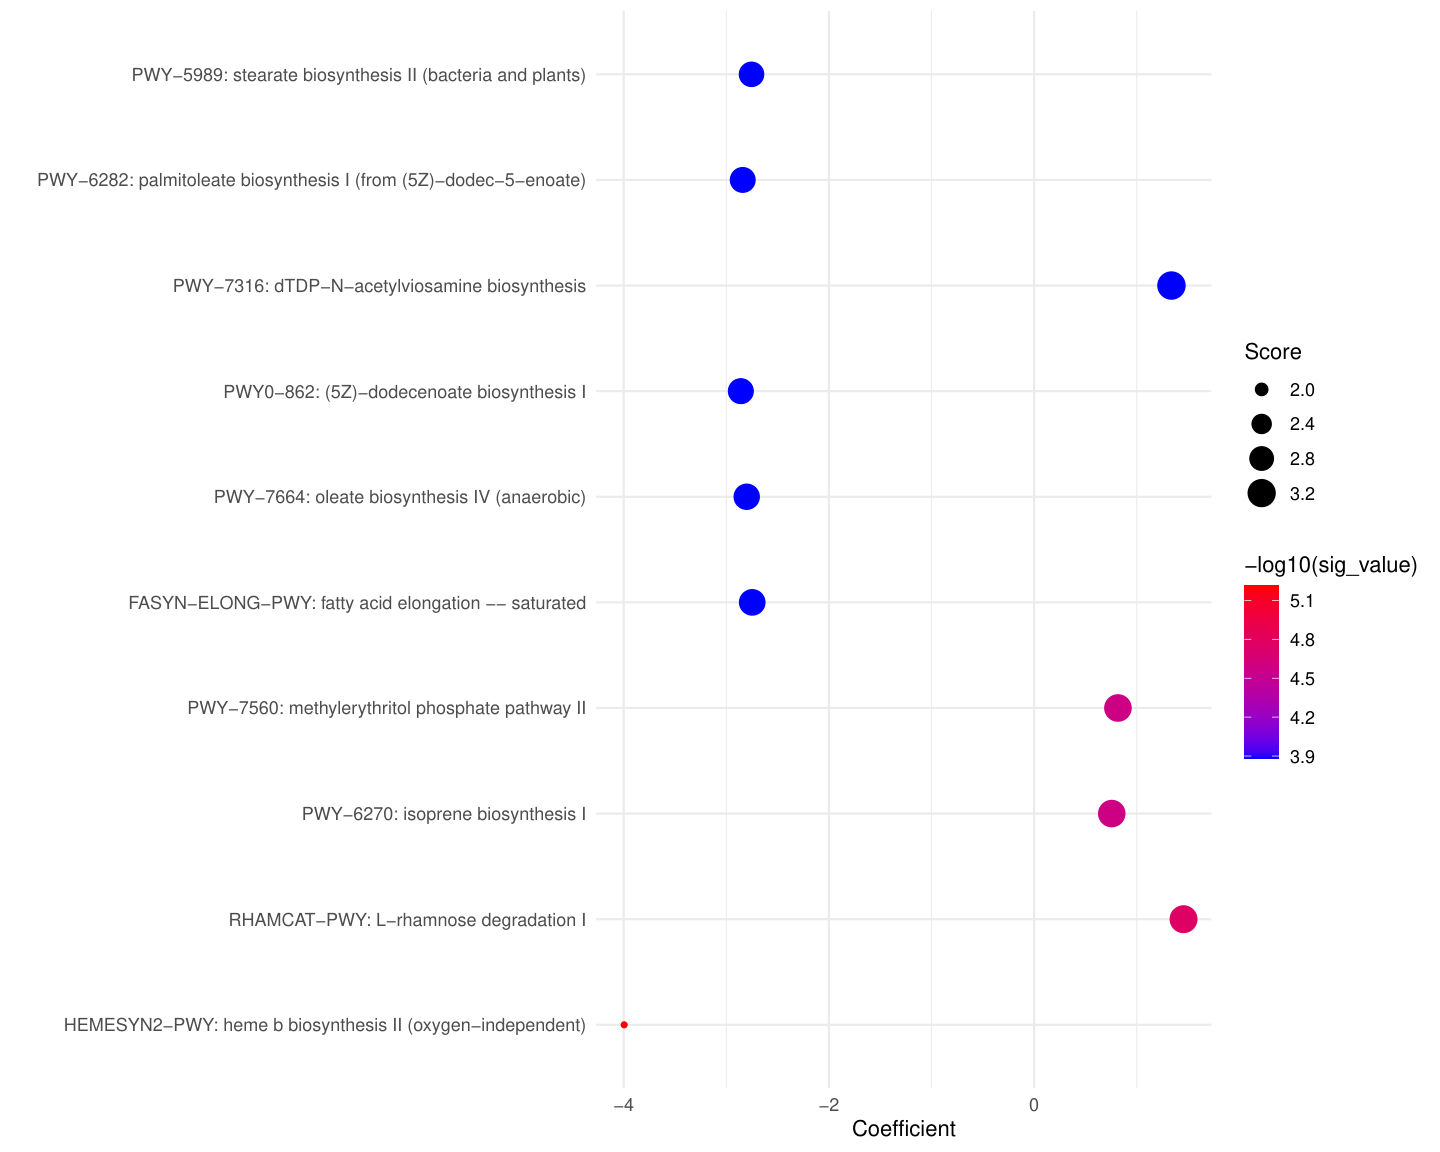

Write R code to recreate this figure.
library(Maaslin2)
library(jsonlite)
library(tidyverse)
library(pheatmap)
# library(ggrepel)
library(ggrepel)   # 用于防止标签重叠
library(lefser)
library(ggpubr)

library(ggalluvial)
library(patchwork)
args <- commandArgs(trailingOnly = TRUE)
print(args)

params_path <- args[1]
output_path <- args[2]
if(F){
  params_path <- "params.json"
  output_path <- "output"
}

data <- fromJSON(params_path)
# term_annotation <- data$gbm_annotation$path
# 
# anno <- read_tsv(term_annotation) |>
#   `colnames<-`(c("term","anno"))






control <- data$control |>
  mutate(select_group= data$groups_name$control)
treatment <- data$treatment |>
  mutate(select_group= data$groups_name$treatment)

list_path <- rbind(control, treatment)

metadata <- list_path[c("sample_name","select_group")]

read_abundabce <- function(path){
  df <-  read_tsv(path,comment = "#",col_names =F)
  colnames(df) <- c("clade_name","NCBI_
                    tax_id","abundance","additional_species")
  df <- select(df,c("clade_name",all_of("abundance")))
  df
}

df_list <- apply(list_path,1, function(x){
  profile_path <- x[["pathabundance_rpkm"]]
  sample_name <- x[["sample_name"]]
  df <- read_tsv(profile_path)|>
    `colnames<-`(c("term","abundance")) |>
    filter(!grepl("\\|",term)) |>
    mutate(sample_name = sample_name)
  
  df
})
# read_tsv("/ssd1/wy/workspace2/nextflow_workspace/289364b1-295c-4710-833e-d68ec7c8918e/e2e9e213-8fe9-4d21-a75f-42671c865807/111b9ba1-64ad-4e47-a717-1af5b6af0e2a/output/humann/ACC1/pathabundance/ACC1_pathabundance.rpkm.tsv")|>
#   `colnames<-`(c("term","abundance")) |>
#   filter(!grepl("\\|",term)) 

df_long <- bind_rows(df_list)

merged_df <- df_long %>%
  pivot_wider(names_from = sample_name, values_from = abundance) |>
  mutate(across(where(is.numeric), ~replace_na(., 0))) |>
  column_to_rownames("term") 


fit_data = Maaslin2(input_data     = t(merged_df) |> as.data.frame(), 
                    input_metadata = column_to_rownames(metadata, "sample_name"), 
                    plot_scatter =data$plot_scatter,
                    min_prevalence = 0,
                    normalization  = "NONE",
                    output         = ".", 
                    fixed_effects  = c("select_group"),
                    reference      = c(paste0("select_group,",data$groups_name$control)))  
merged_df0 <- rownames_to_column(merged_df,"taxonomy")|>
  mutate(feature = make.names(rownames(merged_df)))


all_results <- fit_data$results |>
  inner_join(merged_df0,by="feature") |>
  select(-feature) |>
  dplyr::rename(feature=taxonomy)


title <- paste0(c(data$groups_name$treatment,data$groups_name$control),collapse = " vs ")



se <- SummarizedExperiment(
  assays = list(count=as.matrix(merged_df)),
  colData =metadata
)

set.seed(1234)
setn_ra <- relativeAb(se)
b <- assay(setn_ra)
res1 <- lefser(setn_ra, # relative abundance only with terminal nodes
               kruskal.threshold=1,
               lda.threshold=0,
               classCol = "select_group")
# dim(res1)
# dim(all_results)
df_res <-  all_results |>
  left_join(dplyr::rename(as.data.frame(res1),"feature"=features),by="feature")

df_res |>
  relocate(feature,.before ="metadata" )|>
  relocate(scores,.after = "feature")|>
  write_tsv(file = paste0(output_path,"/",str_replace_all(title," ","_"),".tsv"))




# 转换 qval 为 -log10
sig_thresh <-  data$sig_thresh
effect_cutoff <- data$effect_cutoff
label_size <- data$label_size

all_results <- all_results %>%
  mutate(sig_value = .data[[data$sig_type]]) |>
  mutate(direction = factor(ifelse(sig_value  < sig_thresh & abs(coef) > effect_cutoff ,
                                   ifelse(coef>0,"Up","Down"),"NS"),
                            levels = c("Up","Down","NS") 
  )) 
counts <- table(all_results$direction)
labels <- c(
  Down = paste0("Down (", counts["Down"], ")"),
  NS   = paste0("NS (", counts["NS"], ")"),
  Up   = paste0("Up (", counts["Up"], ")")
)

ggplot(all_results, aes(x= coef, 
                        y = -log10(sig_value), 
                        colour=direction)) +
  geom_point(alpha=0.9, size=3.5)+
  scale_color_manual(values=c("Down" = "#3B4992FF", "NS"="#d2dae2","Up"="#EE0000FF"),  labels = labels)+
  geom_vline(xintercept=c(-effect_cutoff,effect_cutoff),lty=4,col="black",lwd=0.8) +
  geom_hline(yintercept = -log10(sig_thresh),lty=4,col="black",lwd=0.8)+
  ggtitle(paste0("volcano plot of ",title)) +
  labs(x="Effect Size (Coefficient)", y="-log10(q-value)")+
  theme_bw()+
  theme(plot.title = element_text(hjust = 0.5), 
        axis.text = element_text(color = 'black',size = 10, family = 'sans', face = 'plain'),
        axis.title = element_text(color = 'black',size = 15, family = 'sans', face = 'plain'),
        legend.position="right", 
        legend.title = element_blank()
  ) + 
  geom_text_repel(data=all_results %>% filter(direction!="NS") |> head(label_size),aes(label = feature), 
                  colour = "black", size = 4)


ggsave(filename = paste0(output_path,"/",str_replace_all(title," ","_"),".pdf"))





feature_list <- all_results |> arrange(pval) |>pull(feature)
df_long |>
  filter(term == feature_list[1]) |>
  inner_join(metadata,by="sample_name") |>
  mutate(select_group =factor(select_group, 
                              levels = c(data$groups_name$treatment,data$groups_name$control)) ) |>
  ggplot(aes(x=select_group, y=abundance )) +
  geom_boxplot(fill = "skyblue", color = "black") +
  geom_point()+
  theme_bw()+
  ggtitle(paste0(all_results[all_results$feature==feature_list[1],c("Pathway_Name")],
                 "\n",title," coef: ",
                 all_results[all_results$feature==feature_list[1],c("coef")]))
ggsave(filename = paste0(output_path,"/",str_replace_all(title," ","_"),".boxplot.pdf"))

ann_colors <- list(
  group = setNames(
    c("steelblue", "tomato"),  # 颜色向量
    c( data$groups_name$control, data$groups_name$treatment)  # 用变量的值作为名字
  )
)
dev.off()
pdf(file =paste0(output_path,"/",str_replace_all(title," ","_"),".heatmap.pdf") , width = data$heatmap_width,height =8)

log2(merged_df[head(feature_list, n=30),]+1) |>
  pheatmap(scale = "row", 
           annotation_colors = ann_colors,
           cluster_cols = data$heatmap_cluster_cols,
           show_colnames = data$heatmap_show_colnames,
           color =  colorRampPalette(c("darkred", "#FFFFFF","darkblue"))(255),
           annotation_col=column_to_rownames(metadata,"sample_name") |> dplyr::rename(group=select_group)
  )
dev.off()




sig_feature <- df_res |>
  arrange(qval) |>
  head(n=data$boxplot_num) |>
  mutate(sig_value = .data[[data$sig_type]]) |>
  mutate(p.signif = case_when(
    sig_value < 0.001 ~ "***",
    sig_value < 0.01  ~ "**",
    sig_value < 0.05  ~ "*",
    TRUE ~ "ns"
  ))


box_data <-  df_long |>
  mutate(abundance=log2(abundance+data$boxplot_pseudo_count))|>
  filter(term %in% pull(sig_feature,"feature")) 

# log2(t(merged_df)[head(feature_list, n=30),]+1) 
p <- box_data |>
  inner_join(metadata,by="sample_name") |>
  ggplot( aes(x=term, y=abundance, fill=select_group)) +
  geom_boxplot(position=position_dodge(0.8), width=0.6, outlier.shape=NA) + # 去掉离群点，箱子更美观
  geom_jitter(aes(color=select_group), 
              position=position_jitterdodge(jitter.width=0.2, dodge.width=0.8), 
              alpha=0.5, size=1.5) +  # 添加散点，更直观
  labs(title=paste0("Boxplot of ",title), 
       x="", 
       y="log2(abundance)") +
  scale_fill_brewer(palette="Set2") +   # 柔和调色板
  scale_color_brewer(palette="Set2") +  # 散点与箱子颜色一致
  theme_bw(base_size=12) +
  theme(
    axis.text.x = element_text(angle=80, vjust=1, hjust=1, size=10, face="italic"), 
    axis.title.x = element_text(size=12, face="bold"),  
    axis.title.y = element_text(size=12, face="bold"),  
    plot.title = element_text(hjust=0.5, size=14, face="bold"),  
    panel.grid.major.x = element_blank(),   # 去掉竖网格线
    panel.grid.minor = element_blank(),  
    legend.title = element_blank(),        # 去掉图例标题
    legend.position = "top"                # 图例放上方
  )
p
if (data$boxplot_sig_label =="Maaslin2"){
  p=p+geom_text(
    data = sig_feature,
    aes(x = feature, y = max(box_data$abundance), 
        label = p.signif),
    inherit.aes = FALSE
  ) 
}else{
  p=p+stat_compare_means(
    aes(group=select_group),
    method="wilcox.test",   # 或 "t.test"
    label="p.signif",       # 显示星号，也可用 "p.format" 显示具体 p 值
    hide.ns=TRUE           # 不显示 ns
  )
}
p


ggsave(filename = paste0(output_path,"/",str_replace_all(title," ","_"),"multigroup.boxplot.pdf"),plot = p,width = 15,height = 8)


# data(mtcars)
# library(ggplot2)
# ggplot(mtcars, aes(x = wt, y = mpg, size = hp)) +
#   geom_point()

box_data



# 
# 
# df <- data.frame(
#   Level1 = c("Metabolism", "Metabolism", "Human Diseases"),
#   Level2 = c("Carbohydrate metabolism", "Lipid metabolism", "Cancer"),
#   Pathway = c("Glycolysis / Gluconeogenesis", "Fatty acid metabolism", "Central carbon metabolism in cancer"),
#   Count = c(12, 8, 5),          # 富集到的基因数
#   FDR = c(1e-4, 2e-3, 5e-2),    # 校正 p 值
#   Coef = c(-1.2, 0.3, 0.8)      # 统计量（例如回归系数）
# )
# library(ggplot2)
# library(ggalluvial)
# 
# dat <- to_lodes_form(df,
#                      axes = c("Level1", "Level2", "Pathway"),
#                      key = "stage", value = "node", id = "id")
# 
# p1 <- ggplot(dat,
#              aes(x = stage, stratum = node, alluvium = id,
#                  y = Count, fill = Level1)) +
#   geom_flow(stat = "alluvium", alpha = 0.4) +
#   geom_stratum(width = 0.25, color = "grey30") +
#   geom_text(stat = "stratum", aes(label = node), size = 3) +
#   scale_x_discrete(expand = c(.1, .1)) +
#   guides(fill = "none") +
#   theme_void(base_size = 12) +
#   theme(axis.text.y = element_blank(),
#         axis.text.x = element_blank())
# p2 <- ggplot(dat, aes(x = Coef, y = Pathway)) +
#   geom_point(aes(size = Count, color = -log10(FDR))) +
#   scale_color_gradient(low = "green", high = "magenta") +
#   theme_bw(base_size = 12) +
#   labs(x = "Coef", y = NULL, color = "-log10(FDR)", size = "Gene count")
# library(patchwork)
# 
# p1 + p2 + plot_layout(widths = c(2,1))
# 
# 
# 
# 
# library(ggplot2)
# library(ggalluvial)
# library(dplyr)
# 
# # Example data
# df <- data.frame(
#   Stage1 = c("A","A","B","B"),
#   Stage2 = c("X","Y","X","Y"),
#   Count  = c(10, 5, 15, 20)
# )
# 
# # Plot
# ggplot(df,
#        aes(axis1 = Stage1, axis2 = Stage2, y = Count)) +
#   geom_alluvium(aes(fill = Stage1), width = 1/12) +
#   geom_stratum(aes(fill = Stage1), width = 1/8, color = "black") +
#   geom_text(stat = "stratum", aes(label = after_stat(stratum))) +
#   scale_y_continuous(expand = c(0,0)) +
#   theme_minimal()
# # Compute node sizes
# nodes <- df %>%
#   pivot_longer(cols = c(Stage1, Stage2), values_to = "Node") %>%
#   group_by(Node) %>%
#   summarise(Size = sum(Count))
# 
# # Add bubbles
# ggplot(df,
#        aes(axis1 = Stage1, axis2 = Stage2, y = Count)) +
#   geom_alluvium(aes(fill = Stage1), width = 1/12) +
#   geom_point(data = nodes, aes(x = Node, y = Size, size = Size), inherit.aes = FALSE) +
#   geom_text(data = nodes, aes(x = Node, y = Size, label = Node), inherit.aes = FALSE) +
#   theme_minimal()
# 



# 
# # 
# 
# sig_feature <- df_res |>
#   arrange(qval) |>
#   head(n=20) |>
#   mutate(sig_value = .data[[data$sig_type]]) 
# box_data <-  df_long |>
#   mutate(abundance=log2(abundance+data$boxplot_pseudo_count))|>
#   filter(term %in% pull(sig_feature,"feature")) |>
#   left_join(anno,by="term") 
# pathway_levels <- unique(c(sig_feature$LevelA,sig_feature$Pathway_Name))
# 
# box_data <- box_data|>
#   mutate(LevelA = factor(LevelA)) %>%
#   mutate(Pathway_Name = factor(Pathway_Name))
# dfSankey = to_lodes_form(box_data %>% select(c("LevelA","Pathway_Name")),
#                          key = "x",
#                          axes = c(1,2)) %>%
#   mutate(flowColor = rep(box_data$Pathway_Name,2))
# # 绘制桑基图
# sankeyPlot=ggplot(data = dfSankey,
#                   aes(x = x,
#                       stratum = factor(stratum,levels = rev(pathway_levels)),
#                       alluvium = alluvium,
#                       y = 1,
#                       label = stratum,
#                       fill = stratum
#                   )) +
#   scale_y_discrete(expand = c(0, 0)) +
#   geom_flow(aes(fill = flowColor),alpha = 0.3, width = 0, knot.pos = 0.1) +
#   geom_stratum(width = 0.05, color = "white") +
#   geom_text(stat = "stratum", aes(label = after_stat(stratum)), size = 3,
#             hjust = 1, nudge_x = -0.03) +
#   guides(fill = FALSE, color = FALSE) +
#   theme_minimal() +
#   labs(title = "", x = "", y = "") +
#   theme(
#     axis.text.x = element_blank(),
#     axis.ticks.x = element_blank(),
#     plot.margin = unit(c(0, 0, 0, 0), units = "cm")
#   )+
#   scale_x_discrete(expand = c(1, 0, 0, 0))
# # ggstyle::scale_fill_sci(palette="d3.category20")
# sankeyPlot
# 
# # 准备气泡图数据
# bubbleDf = sig_feature %>%
#   mutate(term_num = row_number()) |>
#   mutate(term_num =   term_num-0.5) 
# 
# dot_plot <- ggplot(bubbleDf, aes(x = coef, y = factor(Pathway_Name,levels = pathway_levels), color = -log10(sig_value))) +
#   geom_point(aes(size = abs(scores))) +
#   scale_color_gradient(low = "blue", high = "red") +
#   labs(x = "Coefficient", y = "", color = "-log10(sig_value)", size = "Score") +
#   theme_minimal()+
#   theme(
#     axis.text.y  = element_blank(),   # 去掉 y 轴文字
#     axis.ticks.y = element_blank(),   # 去掉 y 轴刻度
#     axis.title.y = element_blank(),   # 去掉 y 轴标题
#     axis.line.y  = element_blank(),   # 去掉 y 轴线
#     plot.margin  = margin(0, 0, 0, 0) # 去掉图的外边距
#   )
# dot_plot
# p= sankeyPlot + dot_plot +
#   plot_layout(widths = c(2, 1))
# p
# ggsave(filename = paste0(output_path,"/",str_replace_all(title," ","_"),"sankey_dot.pdf"),plot = p, width = data$sankey_dot_width,height =8)
term_levels <- unique(c(sig_feature$feature))
p <- ggplot(sig_feature, aes(x = coef, y = factor(feature,levels = term_levels), color = -log10(sig_value))) +
  geom_point(aes(size = abs(scores))) +
  scale_color_gradient(low = "blue", high = "red") +
  labs(x = "Coefficient", y = "", color = "-log10(sig_value)", size = "Score") +
  theme_minimal()

p
ggsave(filename = paste0(output_path,"/",str_replace_all(title," ","_"),"dot.pdf"),plot = p,width = data$dot_width,height =8)


# dot_plot <- ggplot(bubbleDf, aes(x = coef, y = term_num,color=-log10(sig_value))) +
#   geom_point(aes(size = abs(scores))) +
#   scale_y_continuous(expand = c(0, 0),limits =c(0,nrow(bubbleDf)))+
#   scale_color_gradient(low = "red", high = "#1000ee") +
#   scale_radius(
#     range=c(2,5),
#     name="Size")+
#   guides(
#     color = guide_colorbar(order = 1),        # 决定图例的位置顺序
#     size = guide_legend(order = 2)
#   )+
#   theme_bw() +
#   labs(size = "Count", color = "PValue", y = "", x = "Ratio") +
#   theme(
#     axis.text.y = element_blank(),
#     axis.ticks.y = element_blank(),
#     axis.title.y = element_blank(),
#     plot.margin = unit(c(0, 0, 0, 0), "inches"),
#     panel.grid = element_blank()
#   )

# 
# # 代码来源：https://www.r2omics.cn/
# library(tidyverse)
# library(ggalluvial)
# library(patchwork)
# library(ggstyle) # 开发版安装方式devtools::install_github("sz-zyp/ggstyle")
# 
# # 读取数据
# df = read.delim("http://r2omics.cn/res/demodata/sankeyBubble.txt")
# 
# #　整理数据
# dfLong = df %>%
#   separate_rows(IDs,sep = ",") %>%
#   mutate(Term = factor(Term)) %>%
#   mutate(IDs = factor(IDs))
# 
# # 准备桑基图数据
# dfSankey = to_lodes_form(dfLong %>% select(c("IDs","Term")),
#                          key = "x",
#                          axes = c(1,2)) %>%
#   mutate(flowColor = rep(dfLong$Term,2))
# 
# # 绘制桑基图
# sankeyPlot=ggplot(data = dfSankey,
#                   aes(x = x,
#                       stratum = factor(stratum,levels = unique(stratum)),
#                       alluvium = alluvium,
#                       y = 1,
#                       label = stratum,
#                       fill = stratum
#                   )) +
#   scale_y_discrete(expand = c(0, 0)) +
#   geom_flow(aes(fill = flowColor),alpha = 0.3, width = 0, knot.pos = 0.1) +
#   geom_stratum(width = 0.05, color = "white") +
#   geom_text(stat = "stratum", aes(label = after_stat(stratum)), size = 3,
#             hjust = 1, nudge_x = -0.03) +
#   guides(fill = FALSE, color = FALSE) +
#   theme_minimal() +
#   labs(title = "", x = "", y = "") +
#   theme(
#     axis.text.x = element_blank(),
#     axis.ticks.x = element_blank(),
#     plot.margin = unit(c(0, 0, 0, 0), units = "cm")
#   )+
#   scale_x_discrete(expand = c(0.2, 0, 0, 0))
#   # ggstyle::scale_fill_sci(palette="d3.category20")
# sankeyPlot
# 
# # 准备气泡图数据
# bubbleDf = df %>%
#   mutate(Term = factor(Term,levels = rev(df$Term))) %>%
#   arrange(Term) %>%
#   mutate(Term_num = cumsum(Count) - Count / 2)
# 
# # 绘制气泡图
# dot_plot <- ggplot(bubbleDf, aes(x = Ratio, y = Term_num,color=PValue)) +
#   geom_point(aes(size = Count)) +
#   scale_y_continuous(expand = c(0, 0),limits =c(0,sum(bubbleDf$Count,na.rm = T)))+
#   scale_color_gradient(low = "red", high = "#1000ee") +
#   scale_radius(
#     range=c(2,5),
#     name="Size")+
#   guides(
#     color = guide_colorbar(order = 1),        # 决定图例的位置顺序
#     size = guide_legend(order = 2)
#   )+
#   theme_bw() +
#   labs(size = "Count", color = "PValue", y = "", x = "Ratio") +
#   theme(
#     axis.text.y = element_blank(),
#     axis.ticks.y = element_blank(),
#     axis.title.y = element_blank(),
#     plot.margin = unit(c(0, 0, 0, 0), "inches"),
#     panel.grid = element_blank()
#   )
# 
# # 合并桑基图和气泡图
# sankeyPlot + dot_plot +
#   plot_layout(widths = c(2, 1))
